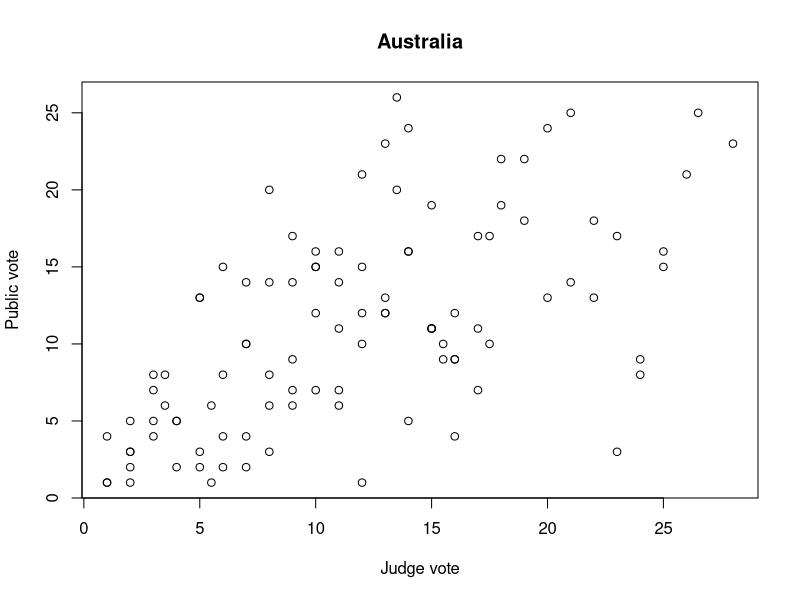
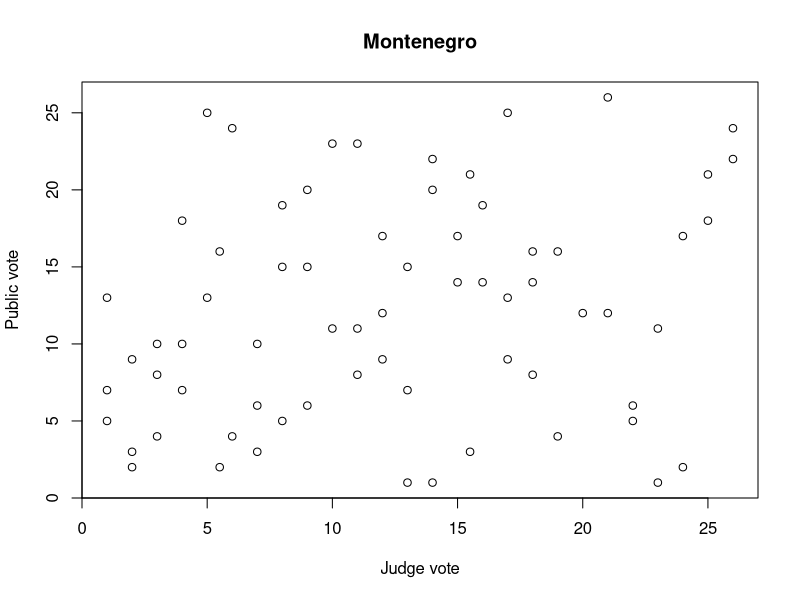
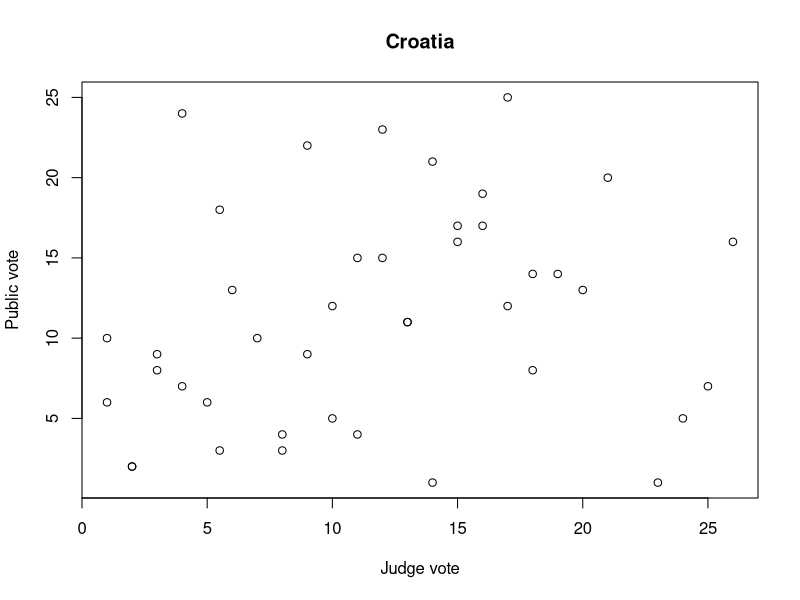
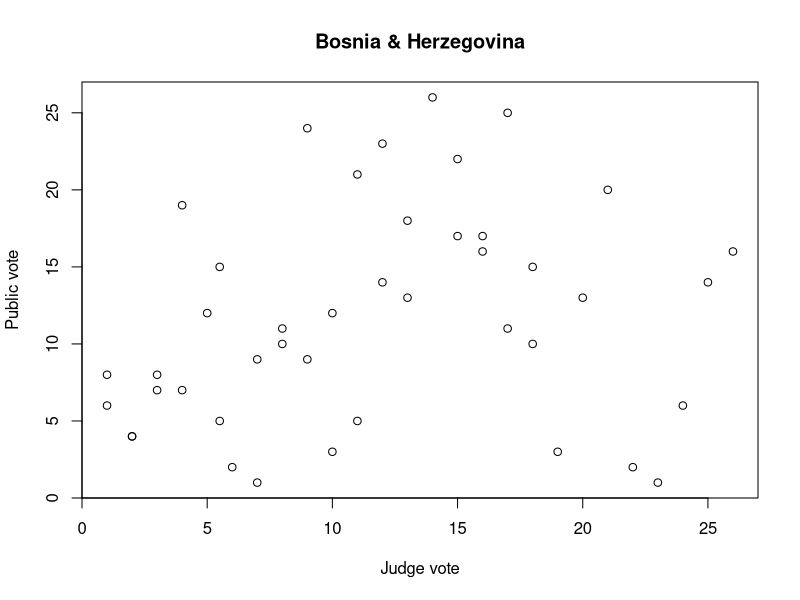
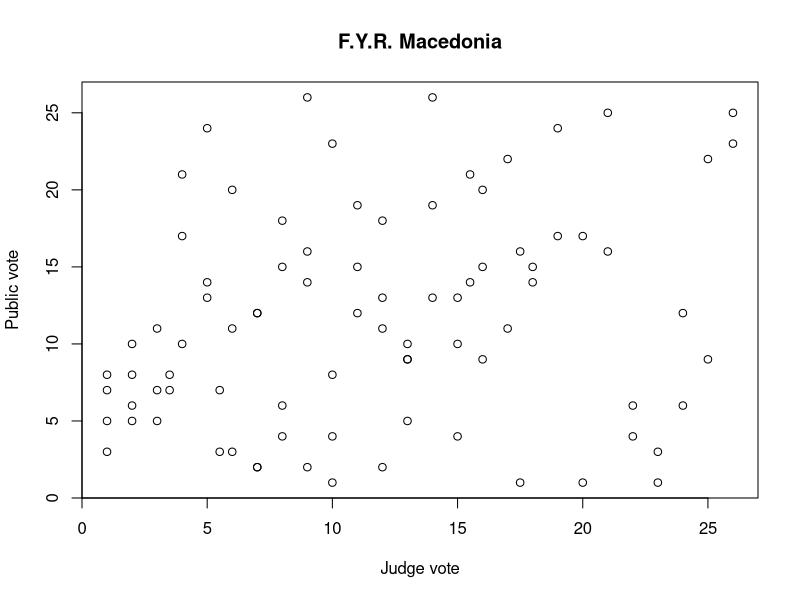

These charts were generated, in order, by the following R code: (Note: this script raises an error after producing the figures.)
# Load in teh data
raw_data <- read.csv('data/raw_data.csv', stringsAsFactors = FALSE)
nrow(raw_data)

# We dont need the Jury columns
raw_data <- raw_data[,-c(3:7)]

# Get rid of NAs
raw_data[raw_data == '#N/A'] <- NA
raw_data <- na.omit(raw_data)
nrow(raw_data)

# Format columns
raw_data$Jury.Points <- as.numeric(raw_data$Jury.Points)
raw_data$Televote.Points <- as.numeric(raw_data$Televote.Points)

# Calculate the overall judges scores
# per country per contest
Judge_totals <- tapply(X = raw_data$Jury.Points, INDEX = list(raw_data$To.country, raw_data$Competition), sum)
Judge_ranks <- Judge_totals

for(i in 1:ncol(Judge_totals)){
  
  cJ <- Judge_totals[,i][!is.na(Judge_totals[,i])]
  cJ <- max(cJ) - cJ
  Judge_ranks[,i][!is.na(Judge_ranks[,i])] <- rank(cJ)
  
}

rank(Judge_totals[,1]-max(Judge_totals[,1]), na.last = NA)


# Add these totals back into the raw_data
for(i in 1:nrow(raw_data)){
  raw_data$Judge_total[i] <- Judge_totals[raw_data$To.country[i], raw_data$Competition[i]]
  raw_data$Judge_total_rank[i] <- Judge_ranks[raw_data$To.country[i], raw_data$Competition[i]]
}

# Add a difference column
raw_data$rank_diff <- raw_data$Judge_total_rank - raw_data$Televote.Rank

head(raw_data)

######################################
## Do the public agree with judges? ##
######################################

cor_data <- data.frame(voter = unique(raw_data$From.country),
                       correlation = NA,
                       significant = NA,
                       p_value = NA)

for(voter in unique(raw_data$From.country)){

  voter_data <- raw_data[raw_data$From.country == voter, ]
  cor_sum <- cor.test(voter_data$Judge_total_rank, voter_data$Televote.Rank)
  cor_data[cor_data$voter == voter, 'correlation'] <- cor_sum$estimate
  cor_data[cor_data$voter == voter, 'significant'] <- cor_sum$p.value < 0.05
  cor_data[cor_data$voter == voter, 'p_value'] <- cor_sum$p.value
  rm(list = 'cor_sum')  
}

plot_cor <- function(voter){
  
  voter_data <- raw_data[raw_data$From.country == voter, ]
  plot(x = voter_data$Judge_total_rank,
       y = voter_data$Televote.Rank,
       xlab =  'Judge vote',
       ylab = 'Public vote',
       main = voter)
  
}

plot_cor('Australia')
plot_cor('Montenegro')
plot_cor('Croatia')
plot_cor('Bosnia & Herzegovina')
plot_cor('F.Y.R. Macedonia')

# In general the public and judges dont really agree
# and for some countries there is no correllation at all
write.csv(x = cor_data, file = 'output/judge_public_correlations.csv')

##################################################################
## Do countries show bias in how they vote for other countries? ##
##################################################################

country_bias <- function(voter){

  voter_data <- raw_data[raw_data$From.country == voter, ]
  vote_counts <- table(voter_data$To.country)
  
  # Only model for countries that have 3 or more voting occassions
  good_c <- names(vote_counts[vote_counts >= 3])
  if(length(good_c) < 2) return(NULL)
  m2 <- glm(rank_diff ~ To.country + -1, data = voter_data[voter_data$To.country %in% good_c, ])
  coefs <- summary(m2)$coefficients  
  
  out <- data.frame(voter = voter,
             to.country = gsub('To.country','',row.names(coefs)),
             estimate = coefs[,'Estimate'],
             p_value = coefs[,'Pr(>|t|)'],
             significant = coefs[,'Pr(>|t|)'] <= 0.05)
  
  rm(list = c('m2', 'coefs'))
  return(out)
}

# Model rank difference against country
bias_data <- do.call(rbind, sapply(unique(raw_data$From.country), FUN = country_bias))
row.names(bias_data) <- 1:nrow(bias_data)
write.csv(bias_data, 'bias_data.csv')


# Which country is most liked?
# use only the significant results
sig_bias <- bias_data[bias_data$significant,]
sort(tapply(sig_bias$estimate, sig_bias$to.country, FUN = sum))
